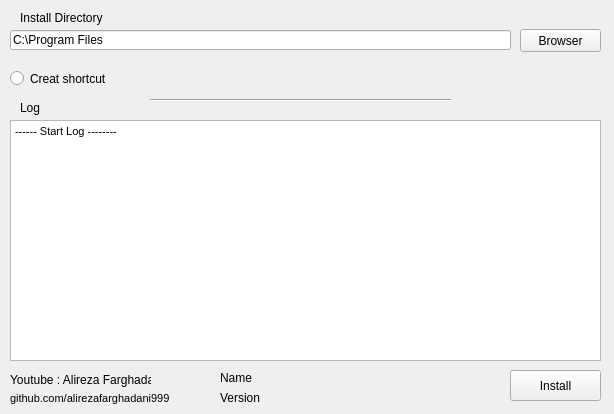
<?xml version="1.0" encoding="UTF-8"?>
<ui version="4.0">
 <class>Form</class>
 <widget class="QWidget" name="Form">
  <property name="geometry">
   <rect>
    <x>0</x>
    <y>0</y>
    <width>614</width>
    <height>414</height>
   </rect>
  </property>
  <property name="minimumSize">
   <size>
    <width>614</width>
    <height>414</height>
   </size>
  </property>
  <property name="maximumSize">
   <size>
    <width>614</width>
    <height>414</height>
   </size>
  </property>
  <property name="windowTitle">
   <string>Install page</string>
  </property>
  <widget class="QPushButton" name="install">
   <property name="geometry">
    <rect>
     <x>510</x>
     <y>370</y>
     <width>91</width>
     <height>31</height>
    </rect>
   </property>
   <property name="text">
    <string>Install</string>
   </property>
  </widget>
  <widget class="QLineEdit" name="adrdir">
   <property name="geometry">
    <rect>
     <x>10</x>
     <y>30</y>
     <width>501</width>
     <height>20</height>
    </rect>
   </property>
   <property name="text">
    <string>C:\Program Files</string>
   </property>
  </widget>
  <widget class="QPushButton" name="selectdir">
   <property name="geometry">
    <rect>
     <x>520</x>
     <y>29</y>
     <width>81</width>
     <height>23</height>
    </rect>
   </property>
   <property name="cursor">
    <cursorShape>ArrowCursor</cursorShape>
   </property>
   <property name="text">
    <string>Browser</string>
   </property>
  </widget>
  <widget class="QLabel" name="label">
   <property name="geometry">
    <rect>
     <x>20</x>
     <y>10</y>
     <width>111</width>
     <height>16</height>
    </rect>
   </property>
   <property name="text">
    <string>Install Directory</string>
   </property>
  </widget>
  <widget class="QRadioButton" name="surtcut">
   <property name="geometry">
    <rect>
     <x>10</x>
     <y>70</y>
     <width>101</width>
     <height>17</height>
    </rect>
   </property>
   <property name="text">
    <string>Creat shortcut</string>
   </property>
  </widget>
  <widget class="QTextEdit" name="log">
   <property name="geometry">
    <rect>
     <x>10</x>
     <y>120</y>
     <width>591</width>
     <height>241</height>
    </rect>
   </property>
   <property name="readOnly">
    <bool>true</bool>
   </property>
   <property name="html">
    <string>&lt;!DOCTYPE HTML PUBLIC &quot;-//W3C//DTD HTML 4.0//EN&quot; &quot;http://www.w3.org/TR/REC-html40/strict.dtd&quot;&gt;
&lt;html&gt;&lt;head&gt;&lt;meta name=&quot;qrichtext&quot; content=&quot;1&quot; /&gt;&lt;style type=&quot;text/css&quot;&gt;
p, li { white-space: pre-wrap; }
&lt;/style&gt;&lt;/head&gt;&lt;body style=&quot; font-family:'MS Shell Dlg 2'; font-size:8.25pt; font-weight:400; font-style:normal;&quot;&gt;
&lt;p style=&quot; margin-top:0px; margin-bottom:0px; margin-left:0px; margin-right:0px; -qt-block-indent:0; text-indent:0px;&quot;&gt;------ Start Log --------&lt;/p&gt;&lt;/body&gt;&lt;/html&gt;</string>
   </property>
  </widget>
  <widget class="QLabel" name="label_2">
   <property name="geometry">
    <rect>
     <x>20</x>
     <y>100</y>
     <width>111</width>
     <height>16</height>
    </rect>
   </property>
   <property name="text">
    <string>Log</string>
   </property>
  </widget>
  <widget class="Line" name="line">
   <property name="geometry">
    <rect>
     <x>150</x>
     <y>90</y>
     <width>301</width>
     <height>20</height>
    </rect>
   </property>
   <property name="orientation">
    <enum>Qt::Horizontal</enum>
   </property>
  </widget>
  <widget class="QLabel" name="Appname">
   <property name="geometry">
    <rect>
     <x>220</x>
     <y>370</y>
     <width>291</width>
     <height>16</height>
    </rect>
   </property>
   <property name="text">
    <string>Name</string>
   </property>
  </widget>
  <widget class="QLabel" name="Version">
   <property name="geometry">
    <rect>
     <x>220</x>
     <y>390</y>
     <width>291</width>
     <height>16</height>
    </rect>
   </property>
   <property name="text">
    <string>Version</string>
   </property>
  </widget>
  <widget class="QLabel" name="label_3">
   <property name="geometry">
    <rect>
     <x>10</x>
     <y>390</y>
     <width>201</width>
     <height>16</height>
    </rect>
   </property>
   <property name="font">
    <font>
     <pointsize>8</pointsize>
    </font>
   </property>
   <property name="text">
    <string>github.com/alirezafarghadani999</string>
   </property>
  </widget>
  <widget class="QLabel" name="label_4">
   <property name="geometry">
    <rect>
     <x>10</x>
     <y>372</y>
     <width>141</width>
     <height>16</height>
    </rect>
   </property>
   <property name="text">
    <string>Youtube : Alireza Farghadani</string>
   </property>
  </widget>
 </widget>
 <resources/>
 <connections/>
</ui>
